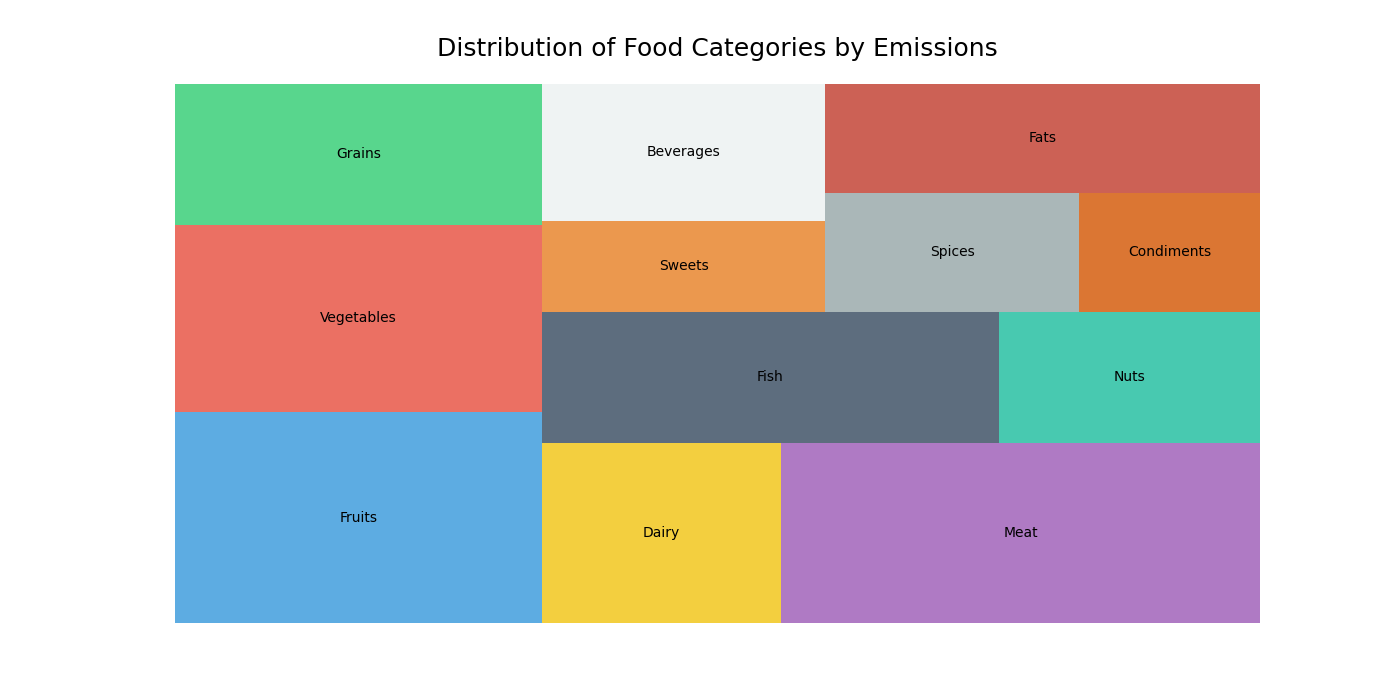

The script that drew this image:

import seaborn as sns
import matplotlib.pyplot as plt
import pandas as pd
import squarify  # You may need to install this package if you haven't already

# Insert the table data here
data = {
    'Category': ['Fruits', 'Vegetables', 'Grains', 'Dairy', 'Meat', 'Fish', 'Nuts', 'Sweets', 'Beverages', 'Spices', 'Condiments', 'Fats'],
    'Emissions': [180, 160, 120, 100, 200, 140, 80, 60, 90, 70, 50, 110]
}

# Create a DataFrame
df = pd.DataFrame(data)

# Plot
plt.figure(figsize=(14, 7))
colors = ["#3498db", "#e74c3c", "#2ecc71", "#f1c40f", "#9b59b6", "#34495e", "#1abc9c", "#e67e22", "#ecf0f1", "#95a5a6", "#d35400", "#c0392b"]
squarify.plot(sizes=df['Emissions'], label=df['Category'], alpha=0.8, color=colors)
plt.title('Distribution of Food Categories by Emissions', fontsize=18, pad=20)
plt.axis('off')
plt.show()
